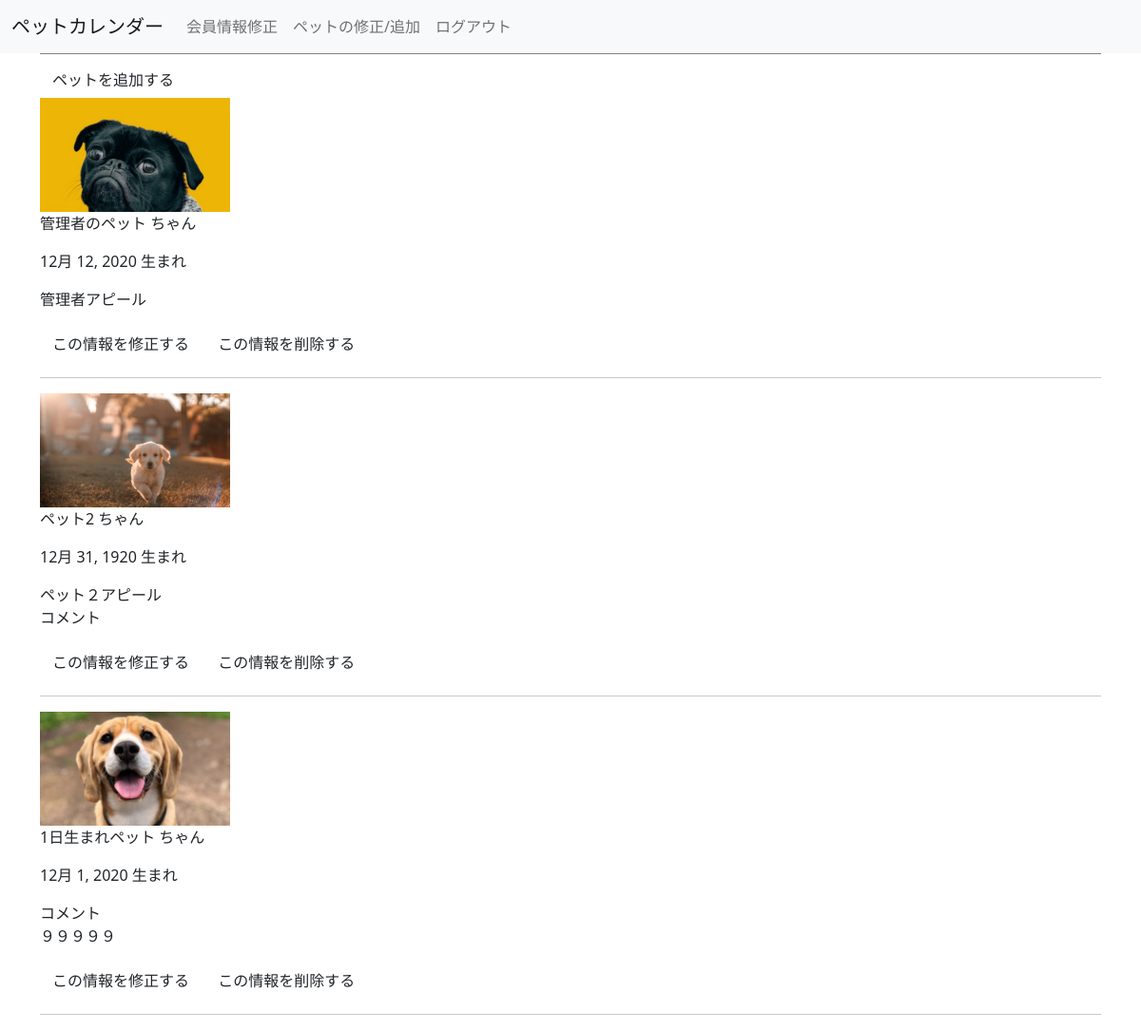
The app's page /accounts/list_pet/ (signed in), older data.
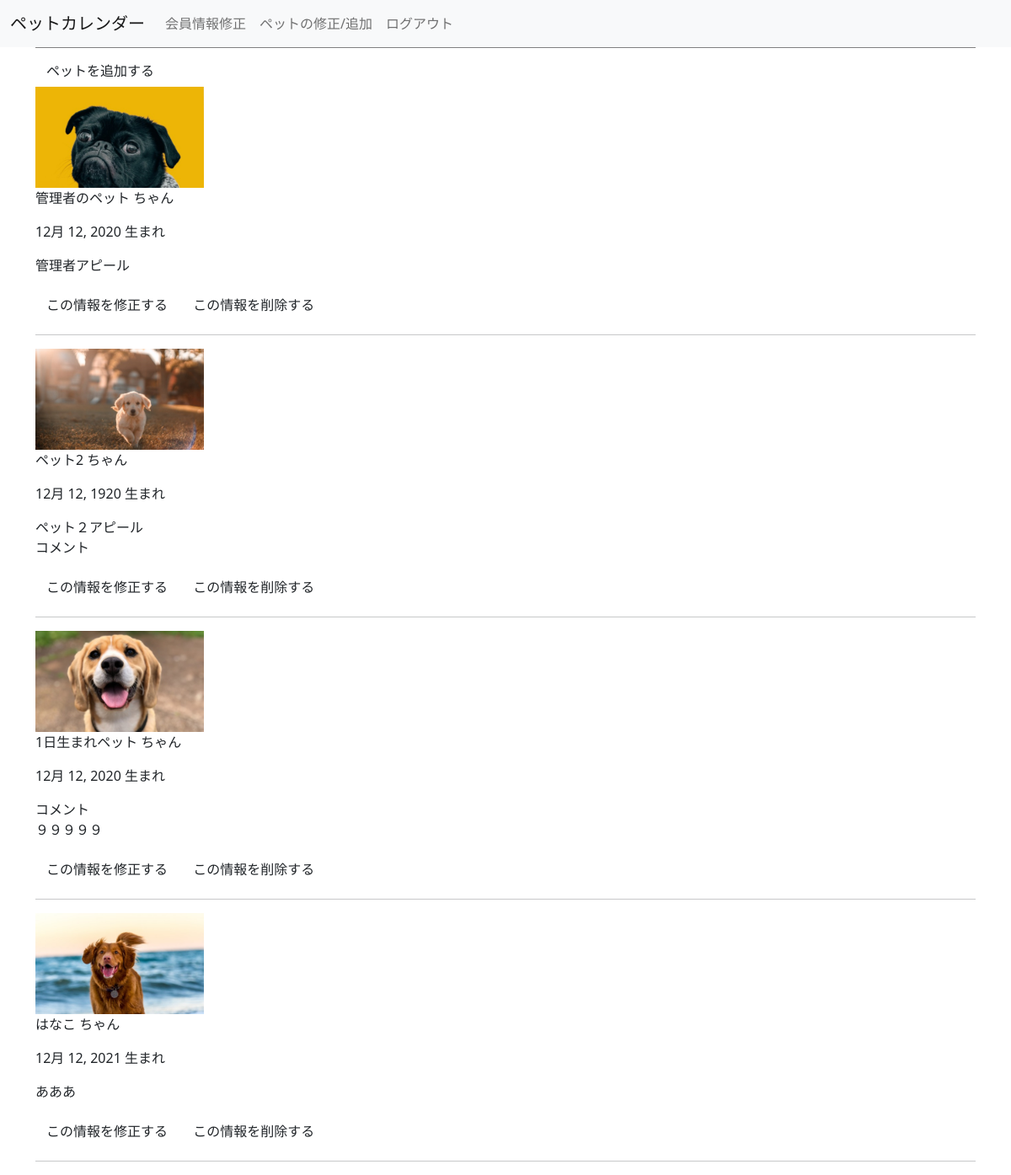
The same page, newer data.
### accounts/models.py (models this page shows, shortened)
class Pets(models.Model):
    name = models.CharField(max_length=100, verbose_name="名前")
    gender = models.PositiveIntegerField(verbose_name="性別")
    birthday = models.DateField(verbose_name="誕生日")
    birthday_month = models.PositiveIntegerField(verbose_name="誕生日の月")
    birthday_day = models.PositiveIntegerField(verbose_name="誕生日の日付")
    picture = models.FileField(upload_to='pet/', verbose_name="画像")   # 画像が表示されなければ意味がないので登録必須
    comment = models.CharField(max_length=1000, blank=True)
    user = models.ForeignKey(
        'Users', on_delete=models.CASCADE
    )
    objects = PetsManager()
    class Meta:
        db_table = 'pets'
        verbose_name_plural = 'ペット'
        ordering = ('user',)

### accounts/views.py (the view)
# urls.py: path('list_pet/', views.ListPetView.as_view(), name='list_pet'),
class ListPetView(LoginRequiredMixin, SuccessMessageMixin, ListView):
    model = Pets
    template_name = 'accounts/list_pet.html'
    def get_queryset(self):
        query_set = Pets.objects.filter(user = self.request.user)
        return query_set

### templates/accounts/list_pet.html (shortened to what this page needs)
{% extends 'base.html' %}
{% block content %}
<a class="btn bth-primary" href="{% url 'accounts:regist_pet' %}" role="button">ペットを追加する</a>
<div>
{% for object in object_list %}
{% if object.picture %}
  <img width="200px" src="{{ object.picture.url }}">
{% endif %}
<p>{{ object.name }} ちゃん</p>
<p>{{ object.birthday }} 生まれ</p>
<p>{{ object.comment|linebreaks }}</p>
<a class="btn bth-primary" href="{% url 'accounts:update_pet' object.id %}" role="button">この情報を修正する</a>
<a class="btn bth-primary" href="{% url 'accounts:delete_pet' object.id %}" role="button">この情報を削除する</a>
<hr>
{% endfor %}
</div>
{% endblock %}

Row changes from the older to the newer data that the page shows:
changed Pets "ペット2": birthday "12月 31, 1920" → "12月 12, 1920"
changed Pets "1日生まれペット": birthday "12月 1, 2020" → "12月 12, 2020"
added Pets: picture (picture), name "はなこ", birthday "12月 12, 2021", comment "あああ"
